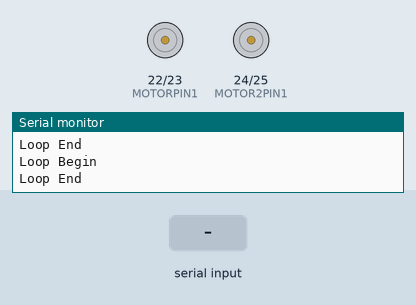
A sketch run on a simulated Arduino Mega 2560, built with avr-gcc and run on an emulated ATmega2560. Shown: motor-driver pin pairs drawn as motors (green arrow = first pin HIGH = forward, orange = second pin HIGH = backward, longer = more drive), the last lines printed to the serial monitor. The inputs (shaded band) are chosen by the test bench.

Above: at 3.2 s.
3.3 s: "0" received over Serial
At 7.0 s:
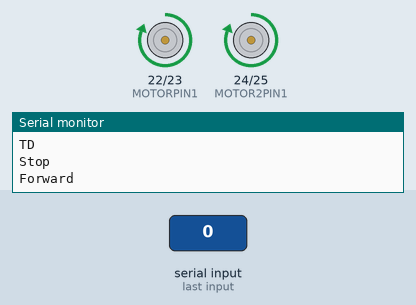
At 10.4 s:
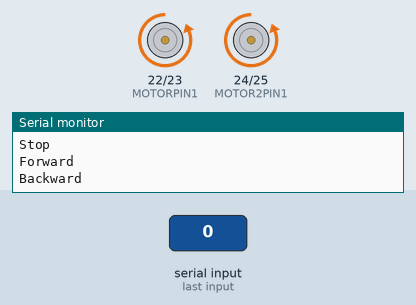
Timing chart, 0 to 44.5 s (numbered marks = the images above; inputs shaded):
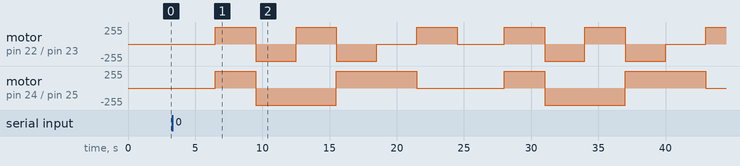

The sketch:

motorDriver.ino
```cpp
// Right wheel
#define MOTORPIN1 22
#define MOTORPIN2 23
// Left Wheel
#define MOTOR2PIN1 24
#define MOTOR2PIN2 25
int turnDelay = 3000;   // obviously just estimated time

void setup() {
  Serial.begin(1000000);
  delay(2000);
  pinMode(MOTORPIN1, OUTPUT);
  pinMode(MOTORPIN2, OUTPUT);
  pinMode(MOTOR2PIN1, OUTPUT);
  pinMode(MOTOR2PIN2, OUTPUT);
  digitalWrite(MOTORPIN1, LOW);
  digitalWrite(MOTORPIN2, LOW);
  digitalWrite(MOTOR2PIN1, LOW);
  digitalWrite(MOTOR2PIN2, LOW);
  Serial.println("Initialized");
}

void loop() {
  Serial.println("Loop Begin");
  //  serialMode();
//  driveMode
  testDriver();
  Serial.println("Loop End");
  delay(500);
}

void serialMode() {
  if (Serial.available() > 0) {
    char cmd = Serial.read();
    //    char cmd = '1';
    switch (cmd) {
      case '0':
        wheelRight(0);  wheelLeft(0);
        Serial.println("Stop");
        break;
      case '1':
        wheelRight(1);  wheelLeft(1);
        Serial.println("Forward");
        break;
      case '2':
        wheelRight(2);  wheelLeft(2);
        Serial.println("Backward");
        break;
      case '3':
        wheelRight(1);  wheelLeft(2);
        Serial.println("Turn Left");
        break;
      case '4':
        wheelRight(2);  wheelLeft(1);
        Serial.println("Turn Right");
        break;
      case '5':
        wheelRight(0);  wheelLeft(1);
        Serial.println("Left Wheel Only");
        break;
      case '6':
        wheelRight(1);  wheelLeft(0);
        Serial.println("Right Wheel Only");
        break;
      default:
        wheelRight(0);  wheelLeft(0);
        Serial.println("Stop");
        break;
    }
  }
}

void driveMode() {
  char seq[7] = "0123456";
  //  char seq[7] = "1111111";
  for (int i = 0; i < 7; i++) {
    char cmd = seq[i];
    switch (cmd) {
      case '0':
        wheelRight(0);  wheelLeft(0);
        break;
      case '1':
        wheelRight(1);  wheelLeft(1);
        break;
      case '2':
        wheelRight(2);  wheelLeft(2);
        break;
      case '3':
        wheelRight(1);  wheelLeft(2);
        break;
      case '4':
        wheelRight(2);  wheelLeft(1);
        break;
      case '5':
        wheelRight(0);  wheelLeft(1);
        break;
      case '6':
        wheelRight(1);  wheelLeft(0);
        break;
      default:
        wheelRight(0);  wheelLeft(0);
        break;
    }
    unsigned long ti = millis();
    while (millis() - ti < turnDelay) {
      // do nothing, go forard
    }
    wheelRight(0);  wheelLeft(0);
  }
}

void testDriver() {
  if (Serial.available() > 0) {
    Serial.println("TD");

    char seq[7] = "0123456";
    for (int i = 0; i < 7; i++) {
      char cmd = seq[i];
      switch (cmd) {
        case '0':
          wheelRight(0);  wheelLeft(0);
          Serial.println("Stop");
          break;
        case '1':
          wheelRight(1);  wheelLeft(1);
          Serial.println("Forward");
          break;
        case '2':
          wheelRight(2);  wheelLeft(2);
          Serial.println("Backward");
          break;
        case '3':
          wheelRight(1);  wheelLeft(2);
          Serial.println("Turn Left");
          break;
        case '4':
          wheelRight(2);  wheelLeft(1);
          Serial.println("Turn Right");
          break;
        case '5':
          wheelRight(0);  wheelLeft(1);
          Serial.println("Left Wheel Only");
          break;
        case '6':
          wheelRight(1);  wheelLeft(0);
          Serial.println("Right Wheel Only");
          break;
        default:
          wheelRight(0);  wheelLeft(0);
          Serial.println("Stop");
          break;
      }
      unsigned long ti = millis();
      while (millis() - ti < turnDelay) {
        // do nothing, go forard
      }
      //      delay(turnDelay);
      wheelRight(0);  wheelLeft(0);
    }
  }
}

void wheelRight(int right) {
  //   0 == stop 0 0; 1 = forward 1 0; 2 = backward 0 1
  digitalWrite(MOTORPIN1, bitRead(right, 0));
  digitalWrite(MOTORPIN2, bitRead(right, 1));
}

void wheelLeft(int left) {
  //   0 == stop 0 0; 1 = forward 1 0; 2 = backward 0 1
  digitalWrite(MOTOR2PIN1, bitRead(left, 0));
  digitalWrite(MOTOR2PIN2, bitRead(left, 1));
}

// distance in cm; 200 cm in 10 sec
// 30 rpm = 1 round every 2 seconds
// 40 cm a rotation.
// 40 = r2pi => r = 6.37 cm ~ 2.5 inches
void forward(int distance) {
  int timeDelay = distance / 20 * 1000;
  wheelRight(1);  wheelLeft(1);
  if (distance != 0) {
    int ti = millis();
    while (millis() - ti < timeDelay) {
      // do nothing, go forard
    }
  }
}

void turnRight90() {
  wheelRight(2);  wheelLeft(1);
  delay(turnDelay);
}

void turnLeft90() {
  wheelRight(1);  wheelLeft(2);
  delay(turnDelay);
}

void uturn() {
  // if edge is detected, uturn
  turnRight90();
  forward(20);
  turnRight90();
}
```
